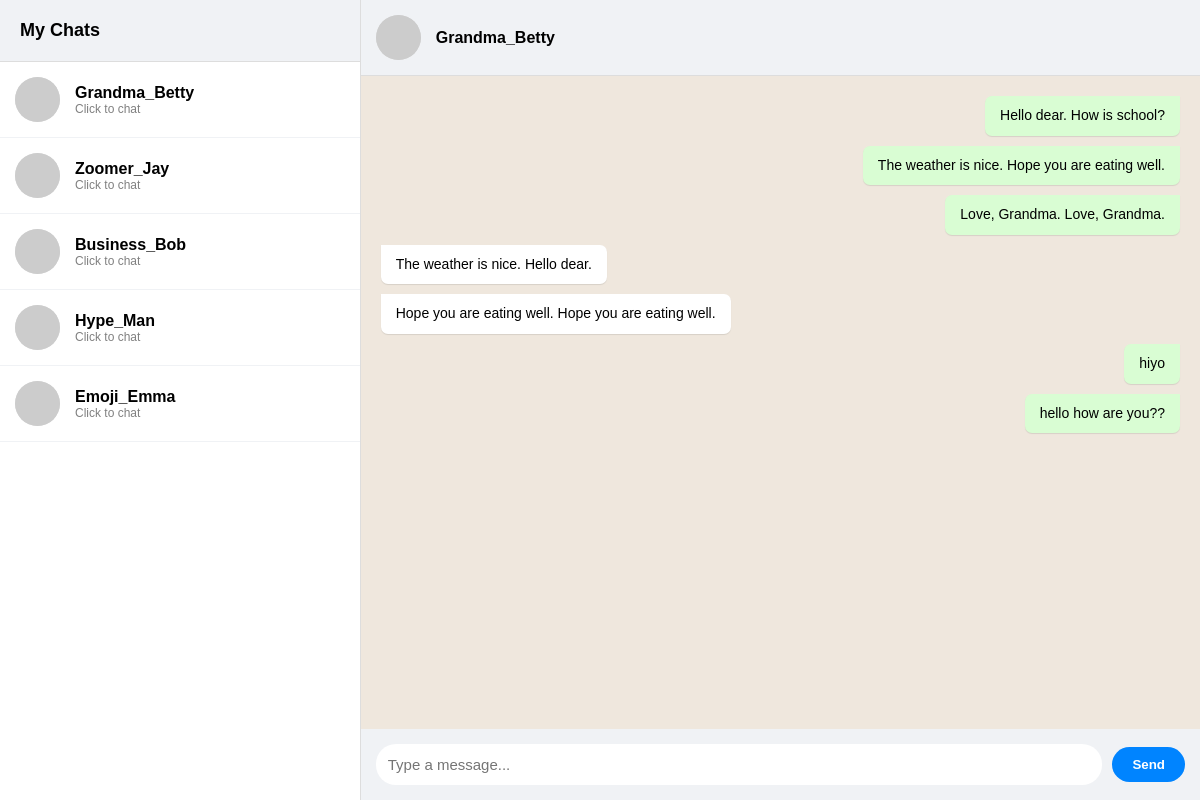
/chat/2/ (signed in), run on an earlier commit of the app's database.
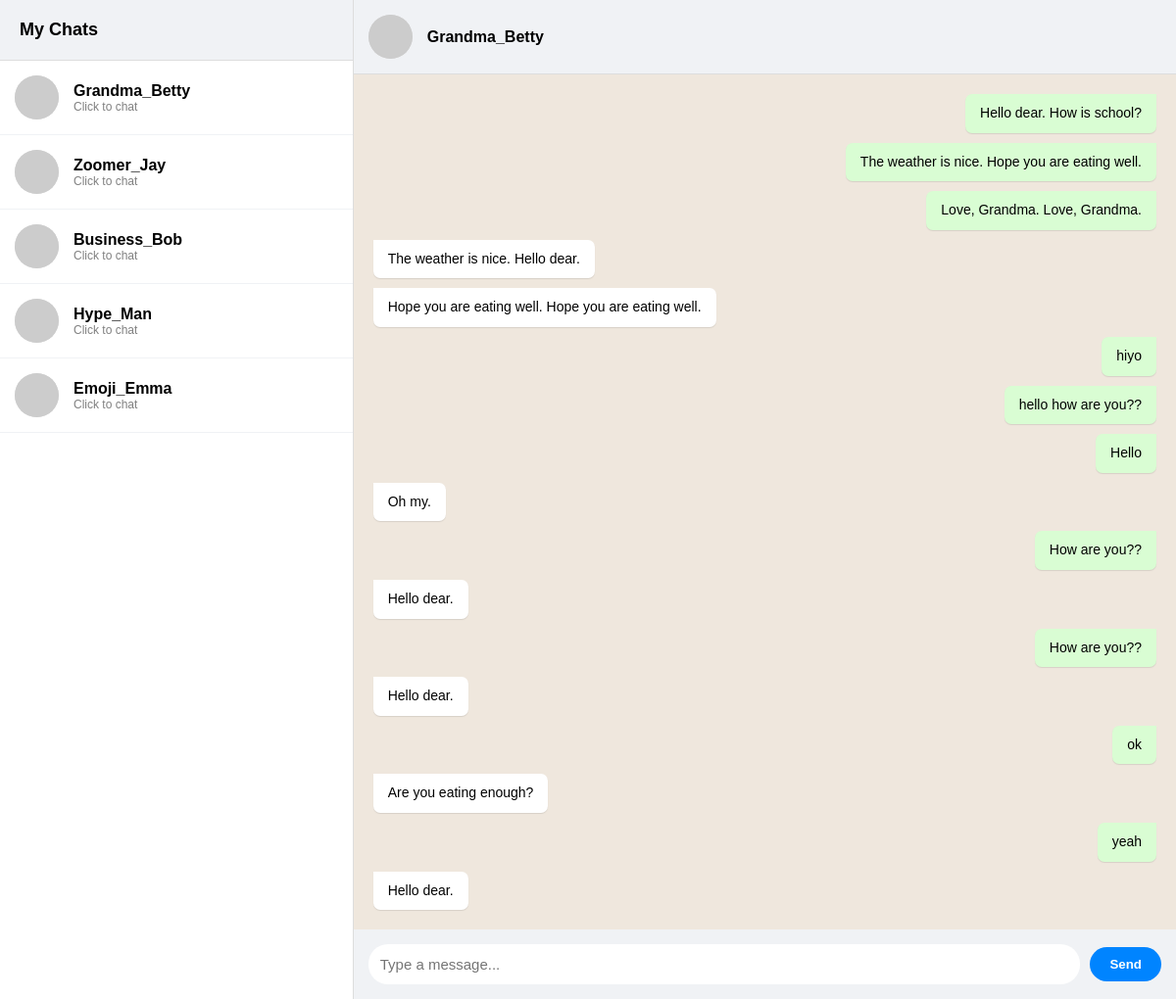
And on a later commit of the database.
### chat/models.py (models this page shows, shortened)
class Message(models.Model):
    sender = models.ForeignKey(User, on_delete=models.CASCADE, related_name='sent_messages')
    receiver = models.ForeignKey(User, on_delete=models.CASCADE, related_name='received_messages')
    content = models.TextField()
    timestamp = models.DateTimeField(auto_now_add=True)
    class Meta:
        ordering = ['timestamp']

### chat/views.py (the view)
# urls.py: path('<int:user_id>/', views.chat_room, name='chat_room'), # Specific chat
@login_required
def chat_room(request, user_id):
    users = User.objects.exclude(id=request.user.id)
    other_user = get_object_or_404(User, id=user_id)
    messages = Message.objects.filter(
        Q(sender=request.user, receiver=other_user) |
        Q(sender=other_user, receiver=request.user)
    ).order_by('timestamp')
    users_ids = [request.user.id, other_user.id]
    users_ids.sort() # Sorts to [1, 5]
    room_name = f"chat_{users_ids[0]}_{users_ids[1]}"
    return render(request, 'chat/room.html', {
        'users': users,
        'other_user': other_user,
        'messages': messages,
        'room_name': room_name # <--- We pass this specific room to the frontend
    })

### chat/templates/chat/room.html (shortened to what this page needs)
<!DOCTYPE html>
<html>
<head>
</head>
<body>
    <div id="sidebar">
        <div class="sidebar-header">My Chats</div>
        <div class="user-list">
            {% for user in users %}
                <a href="{% url 'chat_room' user.id %}" class="user-item">
                    <img src="https://api.dicebear.com/9.x/avataaars/svg?seed={{ user.username }}" class="user-avatar">
                    <div>
                        <div style="font-weight: bold;">{{ user.username }}</div>
                        <div style="font-size: 12px; color: gray;">Click to chat</div>
                    </div>
                </a>
            {% endfor %}
        </div>
    </div>
    <div id="chat-area">
        {% if other_user %}
            <div class="chat-header">
                <img src="https://api.dicebear.com/9.x/avataaars/svg?seed={{ other_user.username }}" class="user-avatar">
                <h3>{{ other_user.username }}</h3>
            </div>
            <div id="chat-log">
                {% for message in messages %}
                    <div class="message {% if message.sender == request.user %}sent{% else %}received{% endif %}">
                        {{ message.content }}
                    </div>
                {% endfor %}
            </div>
            <div id="input-area">
                <input id="chat-message-input" type="text" placeholder="Type a message...">
                <button id="chat-message-submit">Send</button>
            </div>
        {% endif %}
    </div>
</body>
</html>

### chat/templates/chat/room.html (style rules this page uses)
body { margin: 0; font-family: sans-serif; display: flex; height: 100vh; background-color: #e5ddd5; }
#sidebar { width: 30%; background: white; border-right: 1px solid #ddd; display: flex; flex-direction: column; }
.sidebar-header { padding: 20px; background: #f0f2f5; border-bottom: 1px solid #ddd; font-weight: bold; font-size: 18px; }
.user-list { flex: 1; overflow-y: auto; }
.user-item { padding: 15px; border-bottom: 1px solid #f0f2f5; cursor: pointer; display: flex; align-items: center; text-decoration: none; color: black; transition: background 0.2s; }
.user-avatar { width: 45px; height: 45px; border-radius: 50%; margin-right: 15px; background-color: #ddd; }
#chat-area { width: 70%; display: flex; flex-direction: column; background: #efe7dd; }
.chat-header { padding: 15px; background: #f0f2f5; border-bottom: 1px solid #ddd; display: flex; align-items: center; }
.chat-header h3 { margin: 0; font-size: 16px; }
#chat-log { flex: 1; padding: 20px; overflow-y: scroll; display: flex; flex-direction: column; gap: 10px; }
.message { padding: 10px 15px; border-radius: 7px; max-width: 60%; font-size: 14px; position: relative; box-shadow: 0 1px 1px rgba(0,0,0,0.1); line-height: 1.4; }
.sent { background: #d9fdd3; align-self: flex-end; border-top-right-radius: 0; }
.received { background: white; align-self: flex-start; border-top-left-radius: 0; }
#input-area { padding: 15px; background: #f0f2f5; display: flex; gap: 10px; align-items: center; }
input { flex: 1; padding: 12px; border-radius: 20px; border: none; outline: none; font-size: 15px; }
button { padding: 10px 20px; border-radius: 20px; border: none; background: #0084ff; color: white; cursor: pointer; font-weight: bold; }

What changed in the data, as far as the page shows it:
added Message: content "Hello"
added Message: content "Oh my."
added Message: content "How are you??"
added Message: content "Hello dear."
added Message: content "How are you??"
added Message: content "Hello dear."
added Message: content "ok"
added Message: content "Are you eating enough?"
added Message: content "yeah"
added Message: content "Hello dear."
